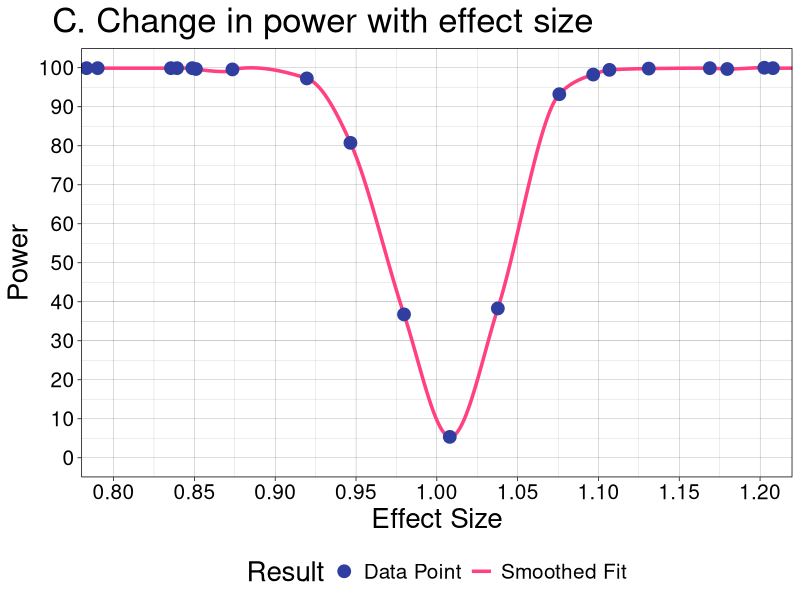

Write the R code that produced this figure.
##### 4C ES VS POWER
##### Author  : Saurin Parikh (dr.saurin.parikh@gmail.com)
##### Date    : 05/18/2019

##### INITIALIZE
library(readxl)
library(ggplot2)

d <- read_excel("rawdata/cdata_ga1_clean.xlsx",col_types = "numeric")
d.smooth <- read_excel("rawdata/cdata_ga1_clean_smooth.xlsx",col_types = "numeric")

##### SET VARIABLES
expt_name = '4C3_GA1'
expt = 'FS1-1'
out_path = 'figs/';
density = 6144;

# d.smooth <- data.frame(spline(d$es,d$power,n = 5*length(d$es),method='fmm'))

##### PLOT

pow <- ggplot() +
  geom_line(data=d.smooth,aes(x=es, y=power, col='Smoothed Fit'),
            lwd = 1.2) +
  geom_point(data=d,aes(x=es, y=power, col='Data Point'),
             size = 4) +
  labs(title = "C. Change in power with effect size",
       x = "Effect Size",
       y = "Power") +
  scale_x_continuous(breaks = seq(0,10,0.05),
                     minor_breaks = seq(0,10,0.025)) +
  scale_y_continuous(breaks = seq(-20,140,10),
                     minor_breaks = seq(-20,140,5)) +
  scale_color_manual(name = "Result",
                     breaks=c("Data Point", "Smoothed Fit"),
                     values=c("Data Point"="#303F9F",
                              "Smoothed Fit"="#FF4081")) +
  theme_linedraw() +
  theme(axis.text.x = element_text(size=15),
        axis.title.x = element_text(size=20),
        axis.text.y = element_text(size=15),
        axis.title.y = element_text(size=20),
        # axis.title = element_blank(),
        legend.text = element_text(size=15),
        legend.title = element_text(size=20),
        legend.position = "bottom",
        plot.title = element_text(size=25,hjust = -0.17),
        plot.subtitle = element_text(size=20,hjust = -0.1)) +
  coord_cartesian(xlim = c(0.8, 1.2), ylim = c(0, 100))
ggsave(sprintf("%s%s_POW_FIG4C.png",
               out_path,expt_name),
       width = 10,height = 10.5)
